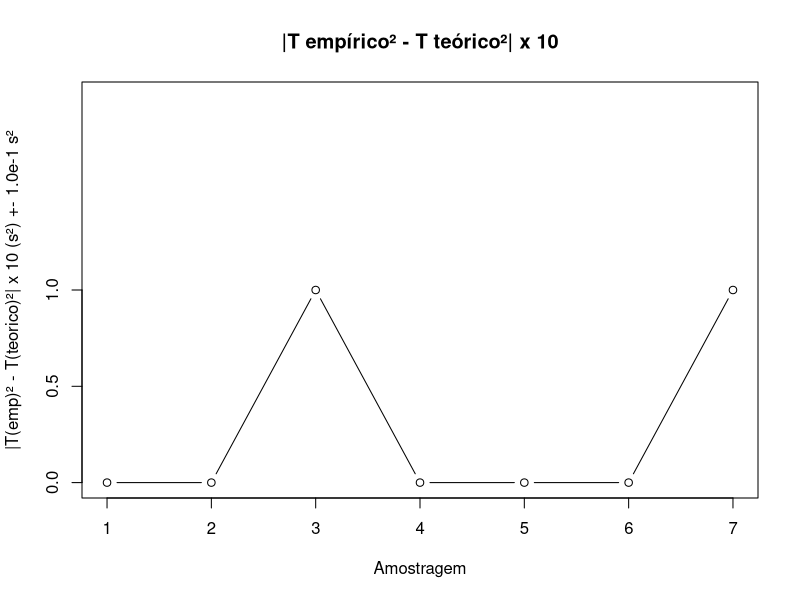

This figure's R source:
#Constantes
Gravidade <- 9.81 #m.s^-2
ThetaPorCosseno <- 9.83 #em graus
ThetaPorTransf <- 11 #em graus
ImprecisaoReflexoHumano <- 0.1 #em s
NumeroDeOscilacoes <- 10

#Parte 1
#Formula 1: calcula o quadrado do Periodo, recebendo o comprimento e g
GetSquarePeriod <- function(L, g = Gravidade) (4.0 * pi^2)/g * L

#Cria uma tabela com os valores colhidos em laboratorio
TabelaPeriodoPorL <- data.frame(
	c(79.7, 109.6, 138.9, 140.6, 171.0, 200.5, 233.5),
	c(17.84, 20.89, 23.49, 23.73, 26.02, 28.21, 30.63),
	c(17.63, 20.75, 23.34, 23.70, 25.91, 28.21, 30.54),
	c(17.86, 20.91, 23.63, 23.63, 26.13, 28.13, 30.81))

#Trunca o valor com o devido arredondamento
TabelaPeriodoPorL <- round(TabelaPeriodoPorL, 1)

#Recebe a media dos valores numa nova coluna
TabelaPeriodoPorL[5] <- round(rowMeans(TabelaPeriodoPorL[ , 2:4]), 1)

#Calcula o desvio padrao dos valores obtidos
TabelaPeriodoPorL[6] <- round(apply(TabelaPeriodoPorL[, 2:4], 1, sd), 1)

#Calcula o Periodo ao Quadrado
TabelaPeriodoPorL[7] <- round((TabelaPeriodoPorL[[5]] /
	NumeroDeOscilacoes)^2, 1)

#Atribui um nome significativo as colunas da tabela
colnames(TabelaPeriodoPorL) <- c("L", "T1", "T2", "T3", 
	"Mean", "StdDev", "T^2")

#Calcula uma tabela de Periodo Teorico usando a formula (1)
TabelaPeriodoTeorico <- data.frame(round(TabelaPeriodoPorL[, 1]/100, 1))
TabelaPeriodoTeorico[2] <- round(apply(TabelaPeriodoTeorico, 1, 
	GetSquarePeriod), 1)
colnames(TabelaPeriodoTeorico) = c("L", "T^2")

#Calcula a distancia entre o periodo teorico e o experimental
diffTTeoricoPratico <- abs(TabelaPeriodoPorL[[7]] - 
	TabelaPeriodoTeorico[[2]])

#Plota o grafico Temp X Tteorico
plot(diffTTeoricoPratico * 10.0, 
	xlab = "Amostragem", 
	ylab = "|T(emp)² - T(teorico)²| x 10 (s²) +- 1.0e-1 s²", 
	type = 'b', 
	ylim=c(0.0, 2.0), 
	yaxp=c(0.0, 1.0, 2))
title('|T empírico² - T teórico²| x 10')

#Parte 2: Plano inclinado e diagrama de forcas